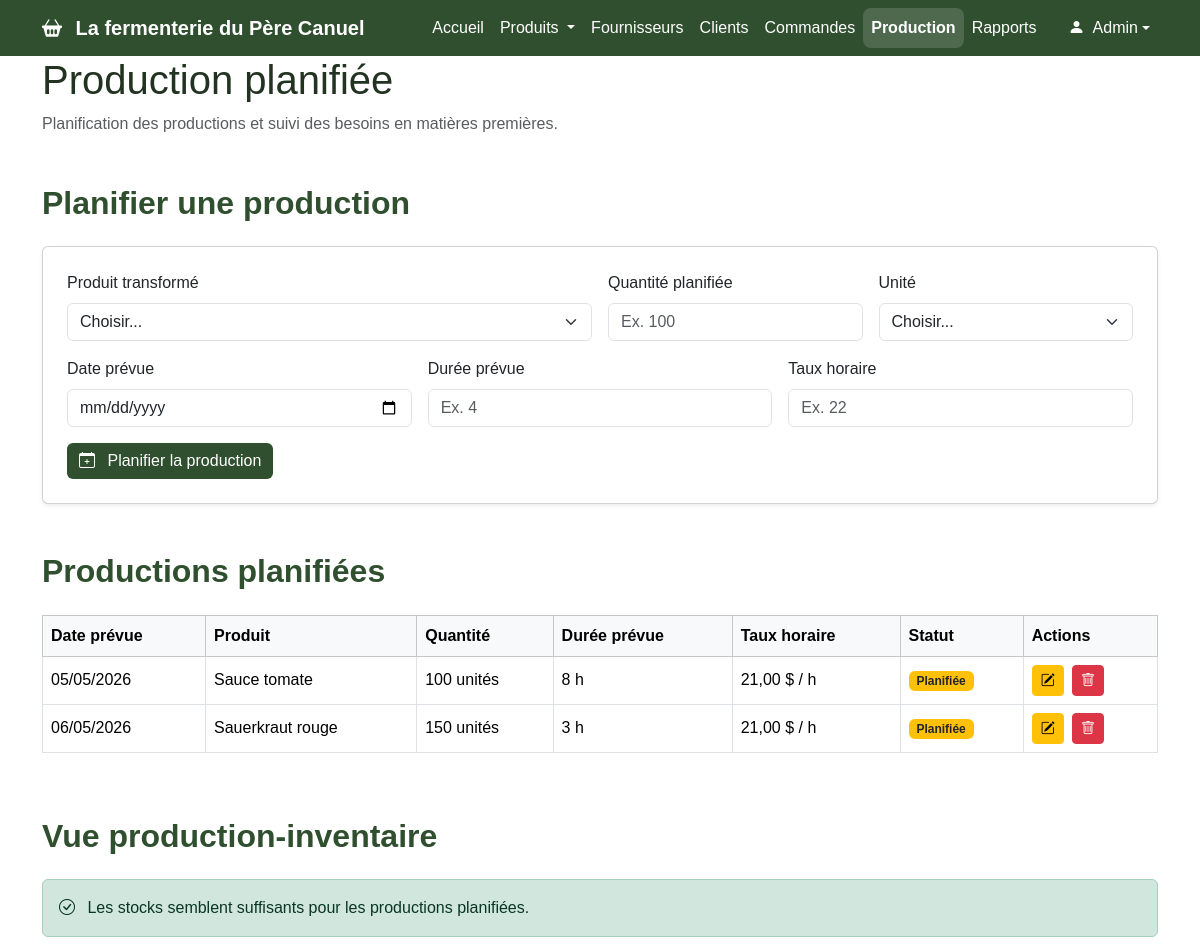
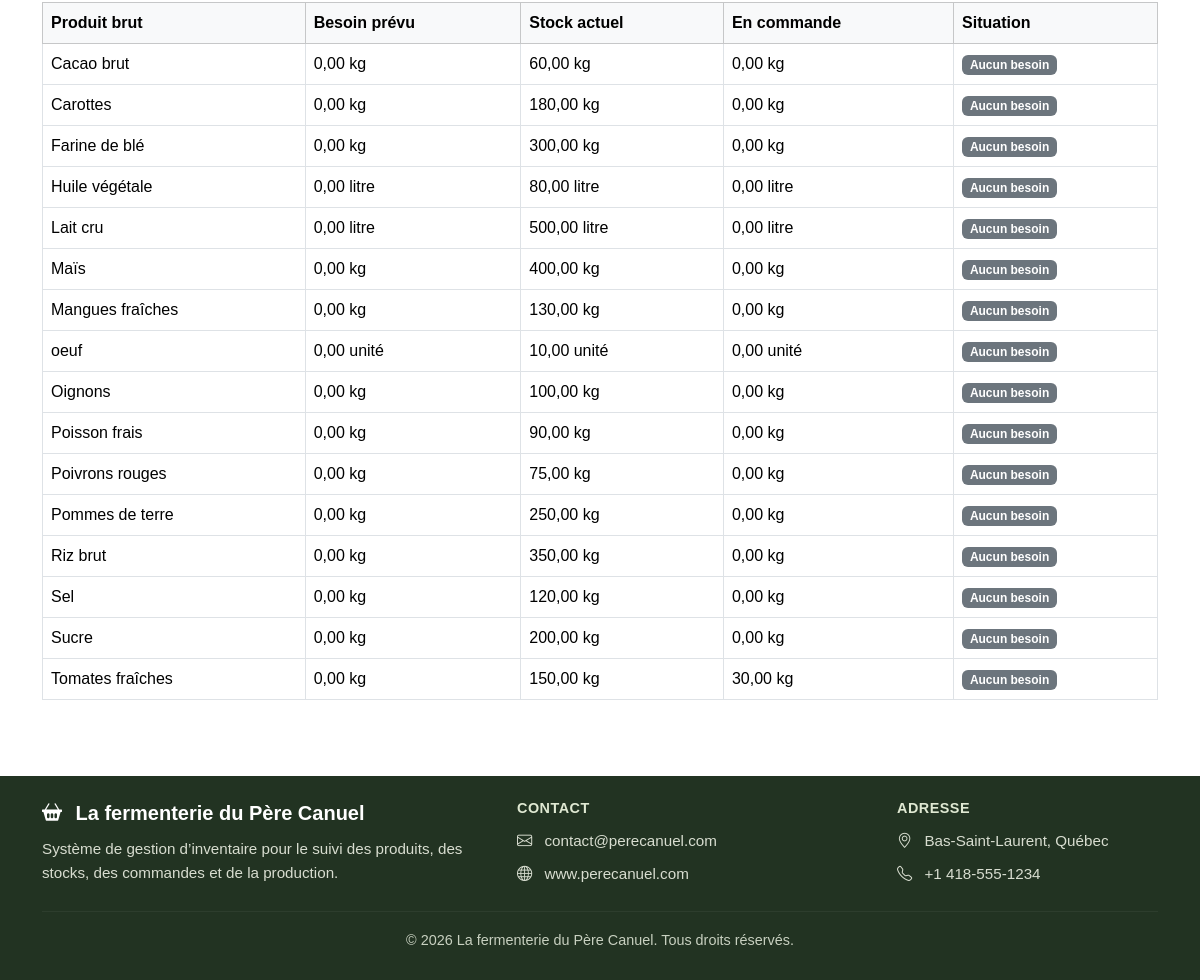
The app's page /production.php with its own data (2 pictures, top to bottom).
### tables this page shows
CREATE TABLE `productionplanifiee` (
  `id_production` int(11) NOT NULL,
  `id_produit_transforme` int(11) DEFAULT NULL,
  `quantite` int(11) DEFAULT NULL,
  `unite_mesure` varchar(50) DEFAULT NULL,
  `date_prevue` date DEFAULT NULL,
  `duree_prevue` float DEFAULT NULL,
  `duree_reelle` float DEFAULT NULL,
  `taux_horaire` float DEFAULT NULL
);

CREATE TABLE `produittransforme` (
  `id_produit_transforme` int(11) NOT NULL,
  `nom` varchar(100) DEFAULT NULL,
  `quantite_stock` float DEFAULT NULL,
  `unite_mesure` varchar(50) DEFAULT NULL,
  `prix_unitaire_moyen` float DEFAULT 0,
  `commentaire` text DEFAULT NULL
);

CREATE TABLE `produitbrut` (
  `id_produit_brut` int(11) NOT NULL,
  `nom` varchar(100) DEFAULT NULL,
  `quantite_stock` int(11) DEFAULT NULL,
  `unite_mesure` varchar(50) DEFAULT NULL,
  `prix_unitaire_moyen` float DEFAULT NULL
);

### production.php (the view, shortened to what this page needs)
<?php
require_once "liaisonBD.php";
if (isset($pdo)) {
    $bd = $pdo;
} elseif (isset($connexion)) {
    $bd = $connexion;
} elseif (isset($conn)) {
    $bd = $conn;
} elseif (isset($bdd)) {
    $bd = $bdd;
} else {
    die("Erreur : connexion à la base de données introuvable.");
}
try {
    $sqlProductions = "SELECT pp.id_production,
                              pp.id_produit_transforme,
                              pp.quantite,
                              pp.unite_mesure,
                              pp.date_prevue,
                              pp.duree_prevue,
                              pp.taux_horaire,
                              pt.nom AS nom_produit
                       FROM productionplanifiee pp
                       INNER JOIN produittransforme pt
                           ON pp.id_produit_transforme = pt.id_produit_transforme
                       ORDER BY pp.date_prevue ASC, pp.id_production DESC";
    $requete = $bd->prepare($sqlProductions);
    $requete->execute();
    $productions = $requete->fetchAll(PDO::FETCH_ASSOC);
    $sqlInventaire = "SELECT pb.id_produit_brut,
                             pb.nom AS produit_brut,
                             pb.unite_mesure,
                             pb.quantite_stock,
                             IFNULL(SUM(r.quantite * pp.quantite), 0) AS besoin_prevu
                      FROM produitbrut pb
                      LEFT JOIN recette r
                          ON pb.id_produit_brut = r.id_produit_brut
                      LEFT JOIN productionplanifiee pp
                          ON r.id_produit_transforme = pp.id_produit_transforme
                          AND pp.date_prevue >= CURDATE()
                      GROUP BY pb.id_produit_brut, pb.nom, pb.unite_mesure, pb.quantite_stock
                      ORDER BY pb.nom";
    $requete = $bd->prepare($sqlInventaire);
    $requete->execute();
    $inventaire = $requete->fetchAll(PDO::FETCH_ASSOC);
    $sqlCommandes = "SELECT id_produit_brut, IFNULL(SUM(quantite), 0) AS quantite_commandee
                     FROM commandebrut
                     WHERE statut != 'reçu'
                     GROUP BY id_produit_brut";
    $requete = $bd->prepare($sqlCommandes);
    $requete->execute();
    $commandes = $requete->fetchAll(PDO::FETCH_ASSOC);
    $produitsEnCommande = [];
    foreach ($commandes as $commande) {
        $produitsEnCommande[$commande['id_produit_brut']] = $commande['quantite_commandee'];
    }
    $ilYAManque = false;
} catch (PDOException $e) {
    $messageErreur = "Erreur : " . $e->getMessage();
}
?>
<!DOCTYPE html>
<html lang="fr">
<head>
  <link href="https://cdn.jsdelivr.net/npm/bootstrap@5.3.3/dist/css/bootstrap.min.css" rel="stylesheet">
  <link href="https://cdn.jsdelivr.net/npm/bootstrap-icons@1.11.3/font/bootstrap-icons.css" rel="stylesheet">
  <link type="text/css" rel="stylesheet" href="styles/index.css"/>
</head>
<body>
  <nav class="navbar navbar-expand-lg navbar-dark">
    <div class="container">
      <a class="navbar-brand fw-bold" href="index.php">
        <i class="bi bi-basket2-fill me-2"></i>
        La fermenterie du Père Canuel
      </a>
      <div class="collapse navbar-collapse" id="navbarMenu">
        <ul class="navbar-nav ms-auto">
          <li class="nav-item">
            <a class="nav-link" href="index.php">Accueil</a>
          </li>
          <li class="nav-item dropdown">
            <a class="nav-link dropdown-toggle" href="#" id="produitsDropdown" role="button" data-bs-toggle="dropdown" aria-expanded="false">
              Produits
            </a>
          </li>
          <li class="nav-item"><a class="nav-link" href="fournisseurs.php">Fournisseurs</a></li>
          <li class="nav-item"><a class="nav-link" href="clients.php">Clients</a></li>
          <li class="nav-item"><a class="nav-link" href="commandes.php">Commandes</a></li>
          <li class="nav-item"><a class="nav-link active" href="production.php">Production</a></li>
          <li class="nav-item"><a class="nav-link" href="rapports.php">Rapports</a></li>
          <li class="nav-item dropdown ms-lg-3">
            <a class="nav-link dropdown-toggle d-flex align-items-center" href="#" id="userDropdown" role="button" data-bs-toggle="dropdown" aria-expanded="false">
              <span class="user-avatar me-2">
                <i class="bi bi-person-fill"></i>
              </span>
              Admin
            </a>
          </li>
        </ul>
      </div>
    </div>
  </nav>
  <header class="page-header">
    <div class="container">
      <h1>Production planifiée</h1>
      <p class="text-muted">Planification des productions et suivi des besoins en matières premières.</p>
    </div>
  </header>
  <main class="container my-5">
    <section class="mb-5">
      <h2 class="section-title mb-4">Planifier une production</h2>
      <div class="card shadow-sm p-4">
        <form method="post" action="">
          <div class="row g-3">
            <div class="col-md-6">
              <label for="produitProduction" class="form-label">Produit transformé</label>
              <select class="form-select" id="produitProduction" name="id_produit_transforme" required>
                <option value="">Choisir...</option>
              </select>
            </div>
            <div class="col-md-3">
              <label for="quantitePlanifiee" class="form-label">Quantité planifiée</label>
              <input type="number" class="form-control" id="quantitePlanifiee" name="quantite" placeholder="Ex. 100" required>
            </div>
            <div class="col-md-3">
              <label for="uniteProduction" class="form-label">Unité</label>
              <select class="form-select" id="uniteProduction" name="unite_mesure" required>
                <option value="">Choisir...</option>
              </select>
            </div>
            <div class="col-md-4">
              <label for="dateProduction" class="form-label">Date prévue</label>
              <input type="date" class="form-control" id="dateProduction" name="date_prevue" required>
            </div>
            <div class="col-md-4">
              <label for="dureePrevue" class="form-label">Durée prévue</label>
              <input type="number" step="0.5" class="form-control" id="dureePrevue" name="duree_prevue" placeholder="Ex. 4" required>
            </div>
            <div class="col-md-4">
              <label for="tauxHoraire" class="form-label">Taux horaire</label>
              <input type="number" step="0.01" class="form-control" id="tauxHoraire" name="taux_horaire" placeholder="Ex. 22" required>
            </div>
            <div class="col-12">
              <button type="submit" name="ajouter" class="btn btn-principal">
                <i class="bi bi-calendar-plus me-2"></i>
                Planifier la production
              </button>
            </div>
          </div>
        </form>
      </div>
    </section>
    <section class="mb-5">
      <h2 class="section-title mb-4">Productions planifiées</h2>
      <div class="table-responsive">
        <table class="table table-bordered align-middle">
          <thead class="table-light">
            <tr>
              <th>Date prévue</th>
              <th>Produit</th>
              <th>Quantité</th>
              <th>Durée prévue</th>
              <th>Taux horaire</th>
              <th>Statut</th>
              <th>Actions</th>
            </tr>
          </thead>
          <tbody>
            <?php foreach ($productions as $production) { ?>
              <?php
                $statut = "Planifiée";
                $classeBadge = "bg-warning text-dark";
              ?>
              <tr>
                <td><?php echo date('d/m/Y', strtotime($production['date_prevue'])); ?></td>
                <td><?php echo htmlspecialchars($production['nom_produit']); ?></td>
                <td><?php echo htmlspecialchars($production['quantite']); ?> <?php echo htmlspecialchars($production['unite_mesure']); ?></td>
                <td><?php echo htmlspecialchars($production['duree_prevue']); ?> h</td>
                <td><?php echo number_format($production['taux_horaire'], 2, ',', ' '); ?> $ / h</td>
                <td><span class="badge <?php echo $classeBadge; ?>"><?php echo $statut; ?></span></td>
                <td>
                  <button class="btn btn-sm btn-warning me-1" data-bs-toggle="modal" data-bs-target="#modifierModal<?php echo $production['id_production']; ?>">
                    <i class="bi bi-pencil-square"></i>
                  </button>
                  <form method="post" action="" class="d-inline" onsubmit="return confirm('Voulez-vous vraiment supprimer cette production ?');">
                    <button type="submit" name="supprimer" class="btn btn-sm btn-danger">
                      <i class="bi bi-trash"></i>
                    </button>
                  </form>
                </td>
              </tr>
            <?php } ?>
          </tbody>
        </table>
      </div>
    </section>
    <section>
      <h2 class="section-title mb-4">Vue production-inventaire</h2>
      <?php if ($ilYAManque) { ?>
        <div class="alert alert-warning">
          <i class="bi bi-exclamation-triangle me-2"></i>
          Certains produits bruts peuvent être insuffisants pour les productions planifiées.
        </div>
      <?php } else { ?>
        <div class="alert alert-success">
          <i class="bi bi-check-circle me-2"></i>
          Les stocks semblent suffisants pour les productions planifiées.
        </div>
      <?php } ?>
      <div class="table-responsive">
        <table class="table table-bordered align-middle">
          <thead class="table-light">
            <tr>
              <th>Produit brut</th>
              <th>Besoin prévu</th>
              <th>Stock actuel</th>
              <th>En commande</th>
              <th>Situation</th>
            </tr>
          </thead>
          <tbody>
            <?php foreach ($inventaire as $ligne) { ?>
              <?php
                $idBrut = $ligne['id_produit_brut'];
                $besoin = $ligne['besoin_prevu'];
                $stock = $ligne['quantite_stock'];
                $enCommande = $produitsEnCommande[$idBrut] ?? 0;
                if ($besoin == 0) {
                    $situation = "Aucun besoin";
                    $badge = "bg-secondary";
                } elseif ($stock >= $besoin) {
                    $situation = "Suffisant";
                    $badge = "bg-success";
                } elseif (($stock + $enCommande) >= $besoin) {
                    $situation = "Suffisant avec commande";
                    $badge = "bg-warning text-dark";
                } else {
                    $situation = "Manquant";
                    $badge = "bg-danger";
                }
              ?>
              <tr>
                <td><?php echo htmlspecialchars($ligne['produit_brut']); ?></td>
                <td><?php echo number_format($besoin, 2, ',', ' '); ?> <?php echo htmlspecialchars($ligne['unite_mesure']); ?></td>
                <td><?php echo number_format($stock, 2, ',', ' '); ?> <?php echo htmlspecialchars($ligne['unite_mesure']); ?></td>
                <td><?php echo number_format($enCommande, 2, ',', ' '); ?> <?php echo htmlspecialchars($ligne['unite_mesure']); ?></td>
                <td><span class="badge <?php echo $badge; ?>"><?php echo $situation; ?></span></td>
              </tr>
            <?php } ?>
          </tbody>
        </table>
      </div>
    </section>
  </main>
  <footer class="footer-pro">
    <div class="container py-4">
      <div class="row gy-4 align-items-center">
        <div class="col-lg-5 col-md-12">
          <h5 class="footer-title">
            <i class="bi bi-basket2-fill me-2"></i>
            La fermenterie du Père Canuel
          </h5>
          <p class="footer-text mb-0">
            Système de gestion d’inventaire pour le suivi des produits,
            des stocks, des commandes et de la production.
          </p>
        </div>
        <div class="col-lg-4 col-md-12">
          <h6 class="footer-subtitle">Contact</h6>
          <p class="footer-text mb-2">
            <i class="bi bi-envelope me-2"></i>
            contact@perecanuel.com
          </p>
          <p class="footer-text mb-0">
            <i class="bi bi-globe me-2"></i>
            www.perecanuel.com
          </p>
        </div>
        <div class="col-lg-3 col-md-12">
          <h6 class="footer-subtitle">Adresse</h6>
          <p class="footer-text mb-2">
            <i class="bi bi-geo-alt me-2"></i>
            Bas-Saint-Laurent, Québec
          </p>
          <p class="footer-text mb-0">
            <i class="bi bi-telephone me-2"></i>
            +1 418-555-1234
          </p>
        </div>
      </div>
      <hr class="footer-line">
      <div class="text-center">
        <p class="footer-bottom mb-1">
          © 2026 La fermenterie du Père Canuel. Tous droits réservés.
        </p>
      </div>
    </div>
  </footer>
</body>
</html>

### styles/index.css (style rules this page uses)
body { font-family: Arial, Helvetica, sans-serif; background-color: #ffffff; color: #223322; }
.navbar { background-color: #2f4f2f; }
.navbar-brand, .nav-link { color: white; font-weight: 500; }
.navbar .nav-link.active { color: #ffffff; font-weight: 700; background-color: rgba(255, 255, 255, 0.15); border-radius: 8px; }
.btn-principal { background-color: #2f4f2f; color: white; border: none; }
.section-title { color: #2f4f2f; font-weight: 700; }
.footer-pro { background-color: #223322; color: #ffffff; margin-top: 60px; }
.footer-title { font-weight: 700; color: #ffffff; margin-bottom: 12px; }
.footer-subtitle { font-weight: 700; color: #dfe8d2; margin-bottom: 12px; text-transform: uppercase; font-size: 0.9rem; letter-spacing: 0.5px; }
.footer-text { color: #d8ddd0; font-size: 0.95rem; line-height: 1.6; }
.footer-line { border-color: rgba(255, 255, 255, 0.2); margin: 25px 0 18px; }
.footer-bottom { color: #c8d0c0; font-size: 0.9rem; }

### records on screen
productionplanifiee: date_prevue "05/05/2026", id_produit_transforme.nom "Sauce tomate", quantite "100", unite_mesure "unités", duree_prevue "8", taux_horaire "21,00", statut "Planifiée"
productionplanifiee: date_prevue "06/05/2026", id_produit_transforme.nom "Sauerkraut rouge", quantite "150", unite_mesure "unités", duree_prevue "3", taux_horaire "21,00", statut "Planifiée"
produitbrut: nom "Cacao brut", besoin "0,00", unite_mesure "kg", quantite_stock "60,00", id_produit_brut "0,00", situation "Aucun besoin"
produitbrut: nom "Carottes", besoin "0,00", unite_mesure "kg", quantite_stock "180,00", id_produit_brut "0,00", situation "Aucun besoin"
produitbrut: nom "Farine de blé", besoin "0,00", unite_mesure "kg", quantite_stock "300,00", id_produit_brut "0,00", situation "Aucun besoin"
produitbrut: nom "Huile végétale", besoin "0,00", unite_mesure "litre", quantite_stock "80,00", id_produit_brut "0,00", situation "Aucun besoin"
produitbrut: nom "Lait cru", besoin "0,00", unite_mesure "litre", quantite_stock "500,00", id_produit_brut "0,00", situation "Aucun besoin"
produitbrut: nom "Maïs", besoin "0,00", unite_mesure "kg", quantite_stock "400,00", id_produit_brut "0,00", situation "Aucun besoin"
produitbrut: nom "Mangues fraîches", besoin "0,00", unite_mesure "kg", quantite_stock "130,00", id_produit_brut "0,00", situation "Aucun besoin"
produitbrut: nom "oeuf", besoin "0,00", unite_mesure "unité", quantite_stock "10,00", id_produit_brut "0,00", situation "Aucun besoin"
produitbrut: nom "Oignons", besoin "0,00", unite_mesure "kg", quantite_stock "100,00", id_produit_brut "0,00", situation "Aucun besoin"
produitbrut: nom "Poisson frais", besoin "0,00", unite_mesure "kg", quantite_stock "90,00", id_produit_brut "0,00", situation "Aucun besoin"
produitbrut: nom "Poivrons rouges", besoin "0,00", unite_mesure "kg", quantite_stock "75,00", id_produit_brut "0,00", situation "Aucun besoin"
produitbrut: nom "Pommes de terre", besoin "0,00", unite_mesure "kg", quantite_stock "250,00", id_produit_brut "0,00", situation "Aucun besoin"
produitbrut: nom "Riz brut", besoin "0,00", unite_mesure "kg", quantite_stock "350,00", id_produit_brut "0,00", situation "Aucun besoin"
produitbrut: nom "Sel", besoin "0,00", unite_mesure "kg", quantite_stock "120,00", id_produit_brut "0,00", situation "Aucun besoin"
produitbrut: nom "Sucre", besoin "0,00", unite_mesure "kg", quantite_stock "200,00", id_produit_brut "0,00", situation "Aucun besoin"
produitbrut: nom "Tomates fraîches", besoin "0,00", unite_mesure "kg", quantite_stock "150,00", id_produit_brut "30,00", situation "Aucun besoin"
